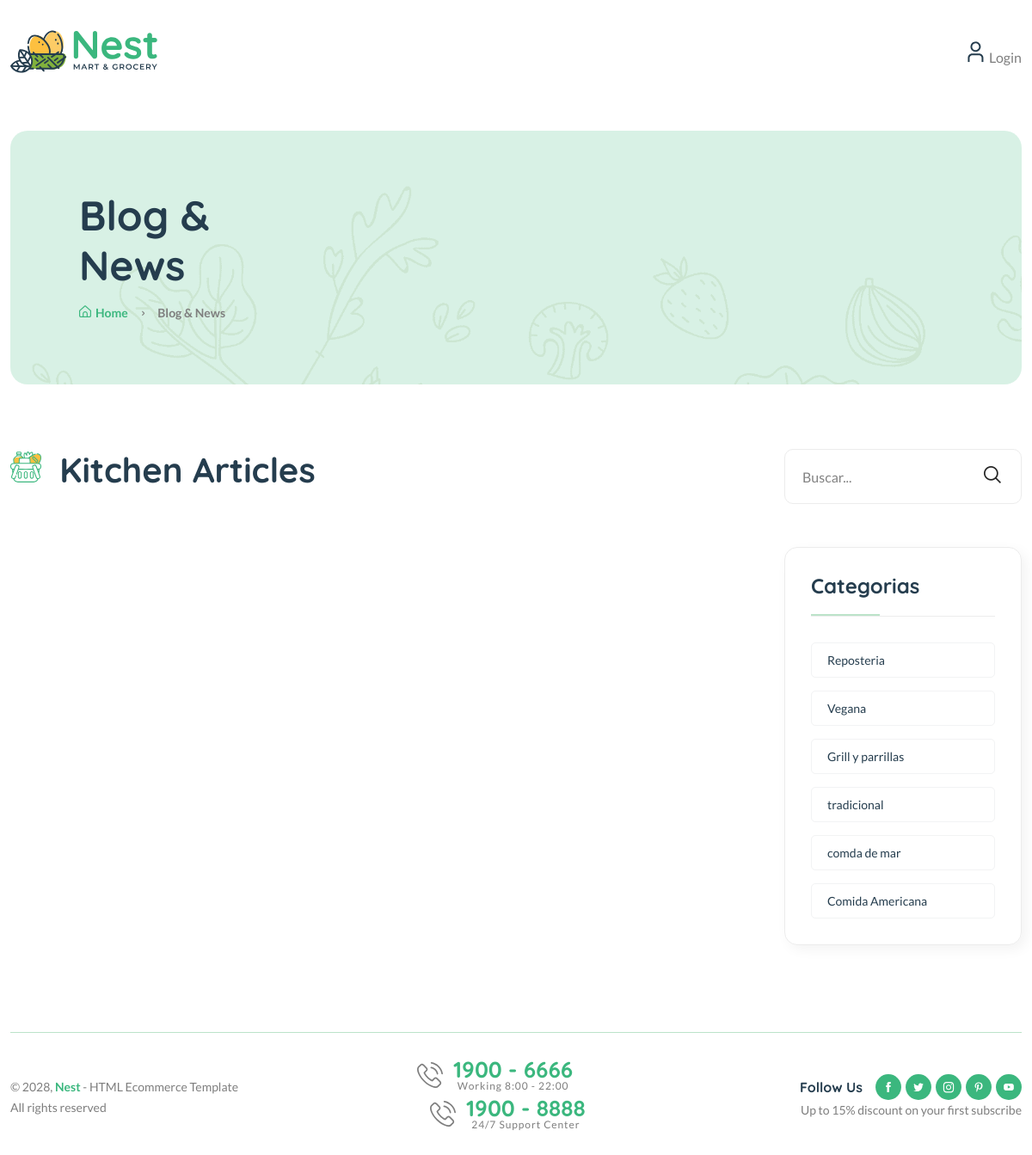
The page / on the database its author committed.
### blogs/models.py (models this page shows, shortened)
class Category(models.Model):
    category_name = models.CharField(max_length=50, unique=True)
    created_at = models.DateField(auto_now_add=True)
    updated_at = models.DateTimeField(auto_now = True)
    class Meta:
        verbose_name_plural= 'categories'

### blog_enterprise/views.py (the view)
# urls.py: 2. Add a URL to urlpatterns:  path('', views.home, name='home')
def home(request):
    post = Blog.objects.filter(is_featured = True).order_by('-updated_at')
    context={
        'featured_post':post
    }
    return render(request, 'home.html', context)

### blogs/context_processors.py (called while the page is built)
def  get_categories(request):
    categories =Category.objects.all()
    return dict(categories=categories)

### templates/home.html (shortened to what this page needs)
{% extends 'base.html' %}
{%  load static  %}
{% block content %}
<main class="main">
  <div class="page-header mt-30 mb-75">
    <div class="container">
      <div class="archive-header">
        <div class="row align-items-center">
          <div class="col-xl-3">
            <h1 class="mb-15">Blog & News</h1>
            <div class="breadcrumb">
              <a href="{% url 'home' %}" rel="nofollow"
                ><i class="fi-rs-home mr-5"></i>Home</a
              >
              <span></span> Blog & News
            </div>
          </div>
        </div>
      </div>
    </div>
  </div>
  <div class="page-content mb-50">
    <div class="container">
      <div class="row">
        <div class="col-lg-9">
          <div class="shop-product-fillter mb-50 pr-30">
            <div class="totall-product">
              <h2>
                <img
                  class="w-36px mr-10"
                  src="{% static 'assets/imgs/theme/icons/category-1.svg' %}"
                  alt=""
                />
                Kitchen Articles
              </h2>
            </div>
          </div>
        </div>
        <div class="col-lg-3 primary-sidebar sticky-sidebar">
          <div class="widget-area">
              {% include 'includes/blog_search.html' %}
              {% include 'includes/category_list.html' %}
          </div>
        </div>
      </div>
    </div>
  </div>
</main>
{% endblock %}

### templates/includes/category_list.html
    <div class="sidebar-widget widget-category-2 mb-50">
                                <h5 class="section-title style-1 mb-30">Categorias</h5>
                                <ul>
                                    {% for cat in categories %}
                                    <li>
                                        <a href="{% url 'posts_by_category' cat.id %}"> {{cat.category_name}}</a>
                                    </li>
                                    {% endfor %}
                                </ul>
                            </div>

### rows shown on the page
Category: category_name "Reposteria"
Category: category_name "Vegana"
Category: category_name "Grill y parrillas"
Category: category_name "tradicional"
Category: category_name "comda de mar"
Category: category_name "Comida Americana"
